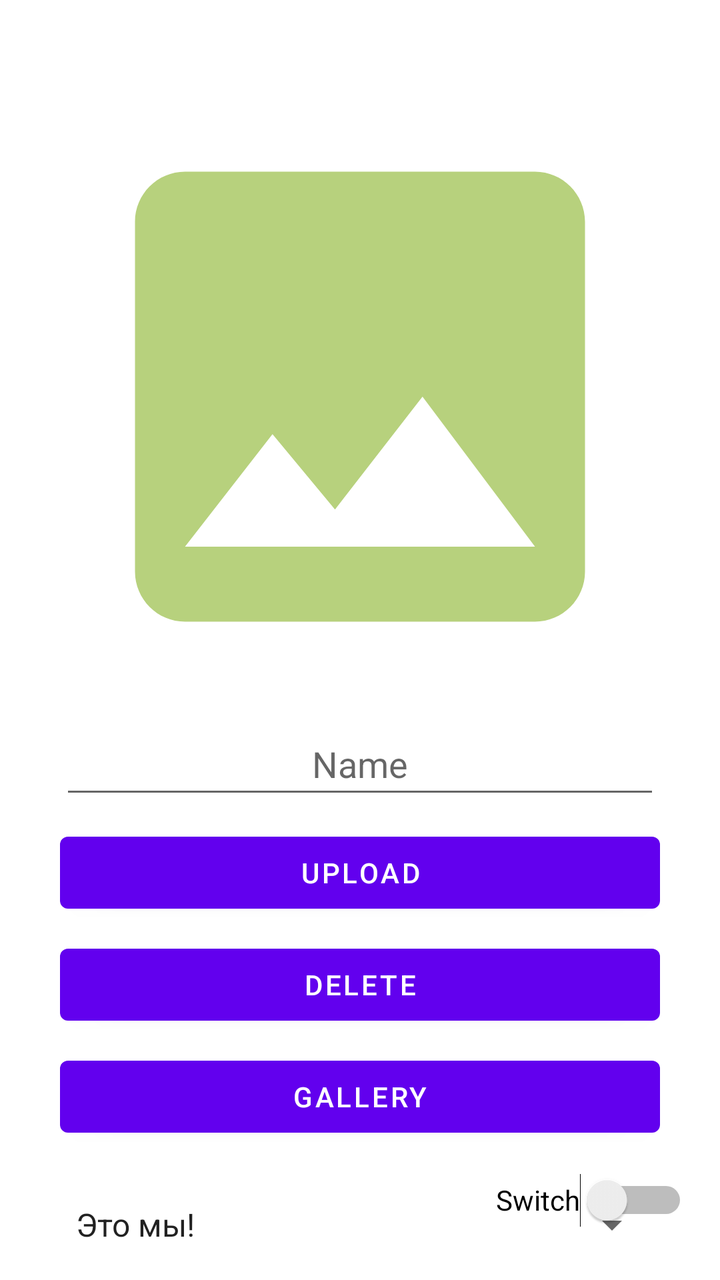
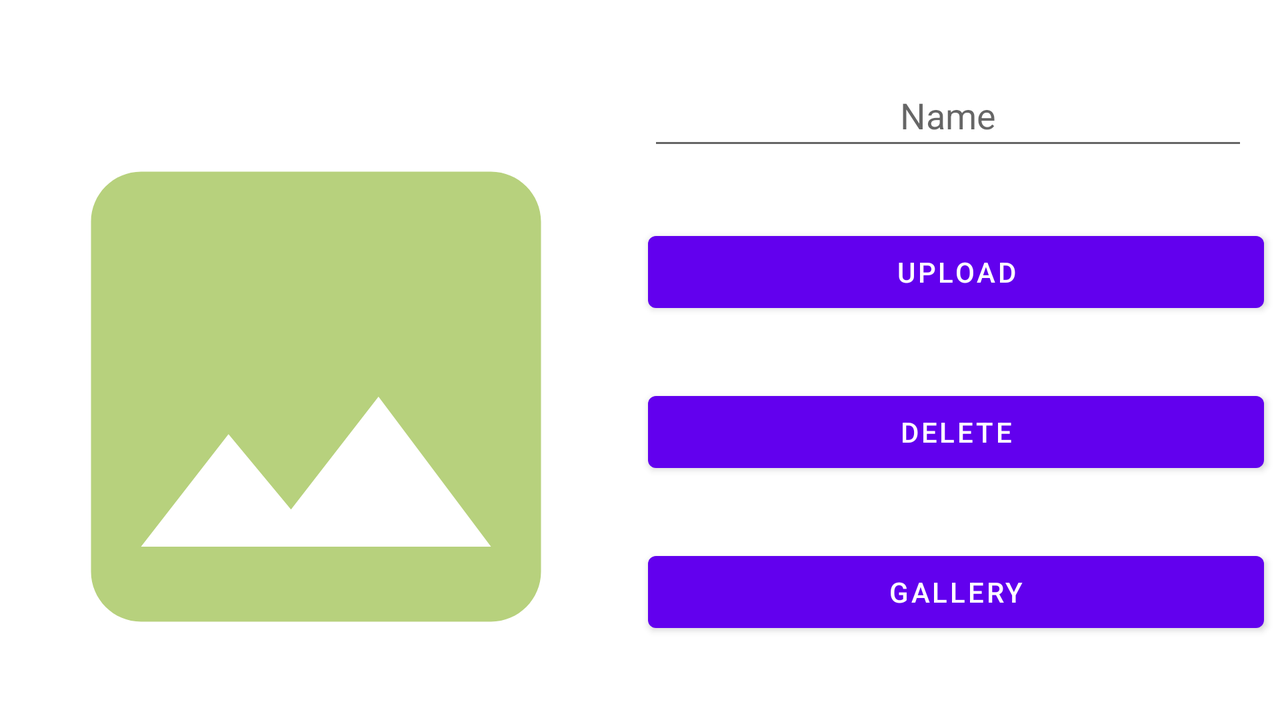

Compare how this app lays out the same screen by default and in its alternative resource folder. The renders come first, then the two layout files and the values they reference.
<!-- AndroidManifest.xml: application theme AppTheme.NoActionBar -->
<!-- res/layout/activity_new_event3.xml -->
<?xml version="1.0" encoding="utf-8"?>
<androidx.constraintlayout.widget.ConstraintLayout xmlns:android="http://schemas.android.com/apk/res/android"
    xmlns:app="http://schemas.android.com/apk/res-auto"
    xmlns:tools="http://schemas.android.com/tools"
    android:layout_width="match_parent"
    android:layout_height="match_parent"
    android:layout_gravity="center"
    tools:context=".NewEvent3">


    <TextView
        android:id="@+id/tvFileName"
        android:layout_width="300dp"
        android:layout_height="wrap_content"
        android:layout_marginStart="8dp"
        android:layout_marginTop="16dp"
        android:layout_marginEnd="8dp"
        android:gravity="center"
        android:textColor="@color/black"
        android:textSize="18dp"
        android:textStyle="bold"
        app:layout_constraintEnd_toEndOf="parent"
        app:layout_constraintStart_toStartOf="parent"
        app:layout_constraintTop_toTopOf="parent" />


    <ImageView
        android:id="@+id/ivUser"
        android:layout_width="0dp"
        android:layout_height="300dp"

        android:layout_marginTop="8dp"
        android:background="@drawable/image1"
        app:layout_constraintDimensionRatio="w,1:1"
        app:layout_constraintEnd_toEndOf="@+id/tvFileName"
        app:layout_constraintHorizontal_bias="0.0"
        app:layout_constraintStart_toStartOf="@+id/tvFileName"
        app:layout_constraintTop_toBottomOf="@+id/tvFileName" />

    <EditText
        android:id="@+id/edUserName"
        android:layout_width="300dp"
        android:layout_height="wrap_content"
        android:layout_marginTop="8dp"
        android:ems="10"
        android:gravity="center"
        android:hint="Name"
        android:inputType="text"
        android:minHeight="48dp"
        android:textColor="@color/black"
        android:textSize="18sp"
        app:layout_constraintEnd_toEndOf="@+id/tvFileName"
        app:layout_constraintHorizontal_bias="1.0"
        app:layout_constraintStart_toStartOf="@+id/tvFileName"
        app:layout_constraintTop_toBottomOf="@+id/ivUser" />

    <androidx.constraintlayout.widget.Guideline
        android:id="@+id/guideline4"
        android:layout_width="wrap_content"
        android:layout_height="wrap_content"
        android:orientation="horizontal"
        app:layout_constraintGuide_begin="412dp" />

    <Button
        android:id="@+id/btUpload"
        android:layout_width="0dp"
        android:layout_height="wrap_content"
        android:layout_marginTop="8dp"
        android:text="Upload"
        app:layout_constraintEnd_toEndOf="@+id/tvFileName"
        app:layout_constraintStart_toStartOf="@+id/tvFileName"
        app:layout_constraintTop_toBottomOf="@+id/edUserName" />



    <Button
        android:id="@+id/btDelete"
        android:layout_width="0dp"
        android:layout_height="wrap_content"
        android:layout_marginTop="8dp"
        android:text="delete"
        app:layout_constraintEnd_toEndOf="@+id/tvFileName"
        app:layout_constraintStart_toStartOf="@+id/tvFileName"
        app:layout_constraintTop_toBottomOf="@+id/btUpload" />

    <Button
        android:id="@+id/btGallery"
        android:layout_width="0dp"
        android:layout_height="wrap_content"
        android:layout_marginTop="8dp"
        android:text="Gallery"
        app:layout_constraintEnd_toEndOf="@+id/tvFileName"
        app:layout_constraintStart_toStartOf="@+id/tvFileName"
        app:layout_constraintTop_toBottomOf="@+id/btDelete" />


    <Button
        android:id="@+id/btdownload"
        android:layout_width="0dp"
        android:layout_height="wrap_content"
        android:layout_marginTop="8dp"

        android:text="Download"
        android:visibility="gone"
        app:layout_constraintEnd_toEndOf="@+id/tvFileName"
        app:layout_constraintStart_toStartOf="@+id/tvFileName"
        app:layout_constraintTop_toBottomOf="@id/btGallery" />

    <Spinner
        android:id="@+id/mySpinner"
        android:layout_width="0dp"
        android:layout_height="wrap_content"
        android:layout_marginTop="16dp"
        android:entries="@array/menuNames"
        android:minHeight="48dp"
        android:spinnerMode="dialog"
        app:layout_constraintEnd_toEndOf="@+id/tvFileName"
        app:layout_constraintStart_toStartOf="@+id/tvFileName"
        app:layout_constraintTop_toBottomOf="@+id/btGallery" />

    <Switch
        android:id="@+id/btSwitch"
        android:layout_width="wrap_content"
        android:layout_height="wrap_content"
        android:layout_marginEnd="16dp"
        android:layout_marginBottom="16dp"
        android:minHeight="48dp"
        android:onClick="onClickSwitch"
        android:text="Switch"
        app:layout_constraintBottom_toBottomOf="parent"
        app:layout_constraintEnd_toEndOf="parent" />


</androidx.constraintlayout.widget.ConstraintLayout>
<!-- resources referenced by this layout -->
<resources>
  <string-array name="menuNames">
          <item>Это мы!</item>
          <item>Как мы познакомились</item>
          <item>Памятные моменты</item>
          <item>Те, кто очень важен для нас</item>
      </string-array>
  <color name="black">#FF000000</color>
  <!-- drawable image1 (drawable-anydpi) -->
  <vector xmlns:android="http://schemas.android.com/apk/res/android"
      android:width="24dp"
      android:height="24dp"
      android:viewportWidth="24"
      android:viewportHeight="24"
      android:tint="@color/salad"
      android:alpha="1.0">
    <path
        android:fillColor="@android:color/white"
        android:pathData="M21,19V5c0,-1.1 -0.9,-2 -2,-2H5c-1.1,0 -2,0.9 -2,2v14c0,1.1 0.9,2 2,2h14c1.1,0 2,-0.9 2,-2zM8.5,13.5l2.5,3.01L14.5,12l4.5,6H5l3.5,-4.5z"/>
  </vector>
  <style name="AppTheme.NoActionBar" parent="Theme.MaterialComponents.DayNight.DarkActionBar">
          
          <item name="colorPrimary">@color/purple_500</item>
          <item name="colorPrimaryVariant">@color/purple_700</item>
          <item name="colorOnPrimary">@color/white</item>
          <item name="windowActionBar">false</item>
          <item name="windowNoTitle">true</item>
          <item name="android:windowFullscreen">true</item>
      </style>
  <color name="salad">#B7D17D</color>
  <color name="purple_500">#FF6200EE</color>
  <color name="purple_700">#FF3700B3</color>
  <color name="white">#FFFFFFFF</color>
</resources>
<!-- res/layout-land/activity_new_event3.xml (the repository's variant of the layout above) -->
<!-- drawn on the phone turned sideways -->
<?xml version="1.0" encoding="utf-8"?>
<androidx.constraintlayout.widget.ConstraintLayout xmlns:android="http://schemas.android.com/apk/res/android"
    xmlns:app="http://schemas.android.com/apk/res-auto"
    xmlns:tools="http://schemas.android.com/tools"
    android:layout_width="match_parent"
    android:layout_height="match_parent"
    android:layout_gravity="center"
    tools:context=".NewEvent3">

    <TextView
        android:id="@+id/tvFileName"
        android:layout_width="300dp"
        android:layout_height="wrap_content"
        android:layout_marginStart="8dp"
        android:layout_marginTop="16dp"
        android:layout_marginEnd="8dp"
        android:gravity="center"
        android:textColor="@color/black"
        android:textSize="18dp"
        android:textStyle="bold"
        app:layout_constraintEnd_toEndOf="parent"
        app:layout_constraintHorizontal_bias="0.0"
        app:layout_constraintStart_toStartOf="parent"
        app:layout_constraintTop_toTopOf="parent" />


    <ImageView
        android:id="@+id/ivUser"
        android:layout_width="0dp"
        android:layout_height="300dp"

        android:layout_marginTop="8dp"
        android:background="@drawable/image1"
        app:layout_constraintDimensionRatio="w,1:1"
        app:layout_constraintEnd_toEndOf="@+id/tvFileName"
        app:layout_constraintHorizontal_bias="0.0"
        app:layout_constraintStart_toStartOf="@+id/tvFileName"
        app:layout_constraintTop_toBottomOf="@+id/tvFileName" />

    <EditText
        android:id="@+id/edUserName"
        android:layout_width="300dp"
        android:layout_height="wrap_content"
        android:layout_marginTop="32dp"
        android:ems="10"
        android:gravity="center"
        android:hint="Name"
        android:inputType="text"
        android:minHeight="48dp"
        android:textColor="@color/black"
        android:textSize="18sp"
        app:layout_constraintEnd_toEndOf="parent"
        app:layout_constraintStart_toEndOf="@+id/tvFileName"
        app:layout_constraintTop_toTopOf="parent" />

    <androidx.constraintlayout.widget.Guideline
        android:id="@+id/guideline4"
        android:layout_width="wrap_content"
        android:layout_height="wrap_content"
        android:orientation="horizontal"
        app:layout_constraintGuide_begin="412dp" />

    <Button
        android:id="@+id/btUpload"
        android:layout_width="0dp"
        android:layout_height="wrap_content"
        android:layout_marginStart="16dp"
        android:layout_marginTop="32dp"
        android:layout_marginEnd="8dp"
        android:text="Upload"
        app:layout_constraintEnd_toEndOf="parent"
        app:layout_constraintStart_toEndOf="@+id/tvFileName"
        app:layout_constraintTop_toBottomOf="@+id/edUserName" />


    <Button
        android:id="@+id/btDelete"
        android:layout_width="0dp"
        android:layout_height="wrap_content"
        android:layout_marginStart="16dp"
        android:layout_marginTop="32dp"
        android:layout_marginEnd="8dp"
        android:text="delete"
        app:layout_constraintEnd_toEndOf="parent"
        app:layout_constraintStart_toEndOf="@+id/tvFileName"
        app:layout_constraintTop_toBottomOf="@+id/btUpload" />

    <Button
        android:id="@+id/btGallery"
        android:layout_width="0dp"
        android:layout_height="wrap_content"
        android:layout_marginStart="16dp"
        android:layout_marginTop="32dp"
        android:layout_marginEnd="8dp"
        android:text="Gallery"
        app:layout_constraintEnd_toEndOf="parent"
        app:layout_constraintStart_toEndOf="@+id/tvFileName"
        app:layout_constraintTop_toBottomOf="@+id/btDelete" />


    <Button
        android:id="@+id/btdownload"
        android:layout_width="0dp"
        android:layout_height="wrap_content"
        android:layout_marginTop="8dp"

        android:text="Download"
        android:visibility="gone"
        app:layout_constraintEnd_toEndOf="@+id/tvFileName"
        app:layout_constraintStart_toStartOf="@+id/tvFileName"
        app:layout_constraintTop_toBottomOf="@id/btGallery" />


</androidx.constraintlayout.widget.ConstraintLayout>
<!-- resources referenced by the variant -->
<!-- as the phone turned sideways resolves them -->
<resources>
  <color name="black">#FF000000</color>
  <!-- drawable image1 (drawable-anydpi) -->
  <vector xmlns:android="http://schemas.android.com/apk/res/android"
      android:width="24dp"
      android:height="24dp"
      android:viewportWidth="24"
      android:viewportHeight="24"
      android:tint="@color/salad"
      android:alpha="1.0">
    <path
        android:fillColor="@android:color/white"
        android:pathData="M21,19V5c0,-1.1 -0.9,-2 -2,-2H5c-1.1,0 -2,0.9 -2,2v14c0,1.1 0.9,2 2,2h14c1.1,0 2,-0.9 2,-2zM8.5,13.5l2.5,3.01L14.5,12l4.5,6H5l3.5,-4.5z"/>
  </vector>
  <style name="AppTheme.NoActionBar" parent="Theme.MaterialComponents.DayNight.DarkActionBar">
          
          <item name="colorPrimary">@color/purple_500</item>
          <item name="colorPrimaryVariant">@color/purple_700</item>
          <item name="colorOnPrimary">@color/white</item>
          <item name="windowActionBar">false</item>
          <item name="windowNoTitle">true</item>
          <item name="android:windowFullscreen">true</item>
      </style>
  <color name="salad">#B7D17D</color>
  <color name="purple_500">#FF6200EE</color>
  <color name="purple_700">#FF3700B3</color>
  <color name="white">#FFFFFFFF</color>
</resources>
